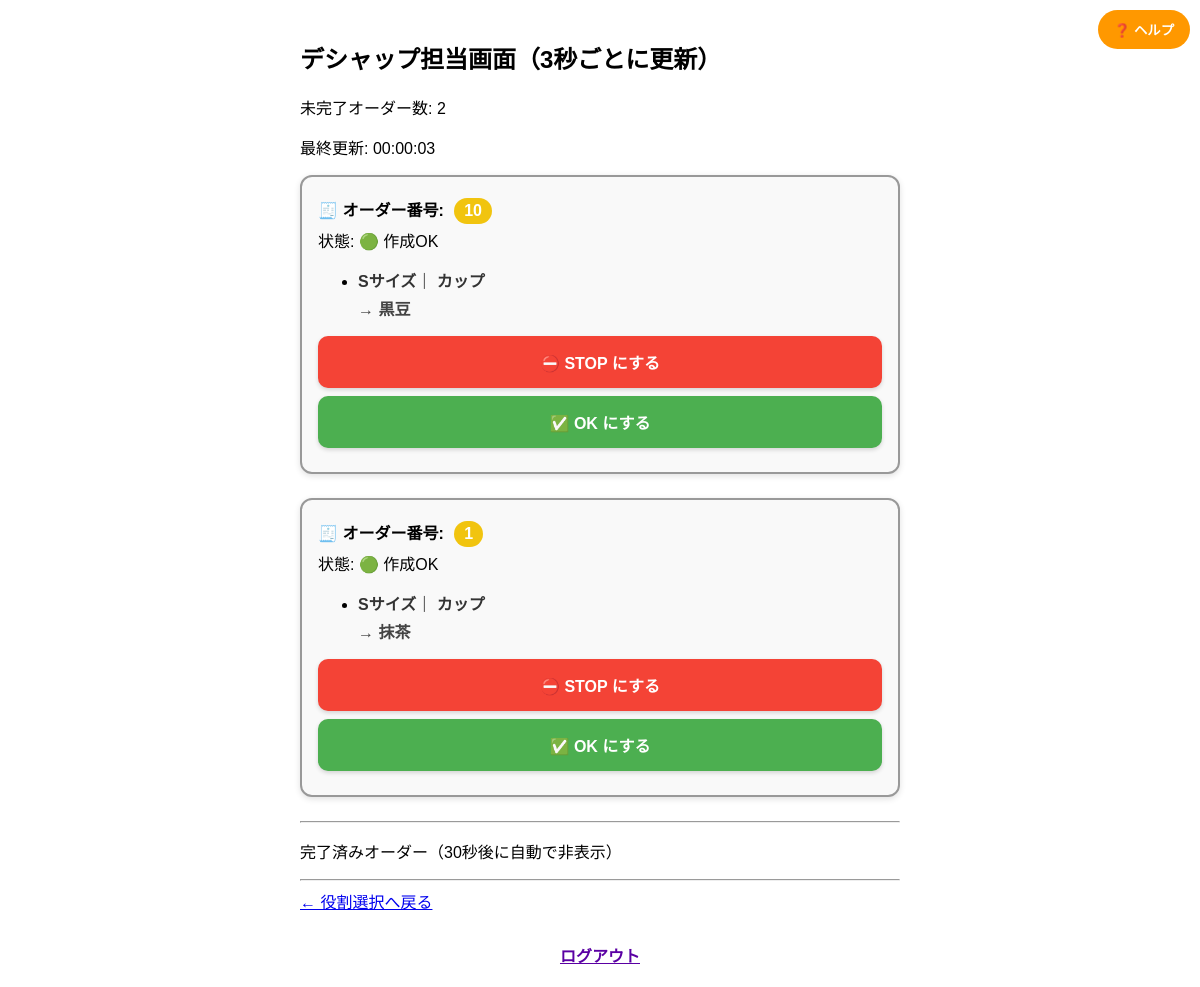
Before: /deshap/ with the older database file.
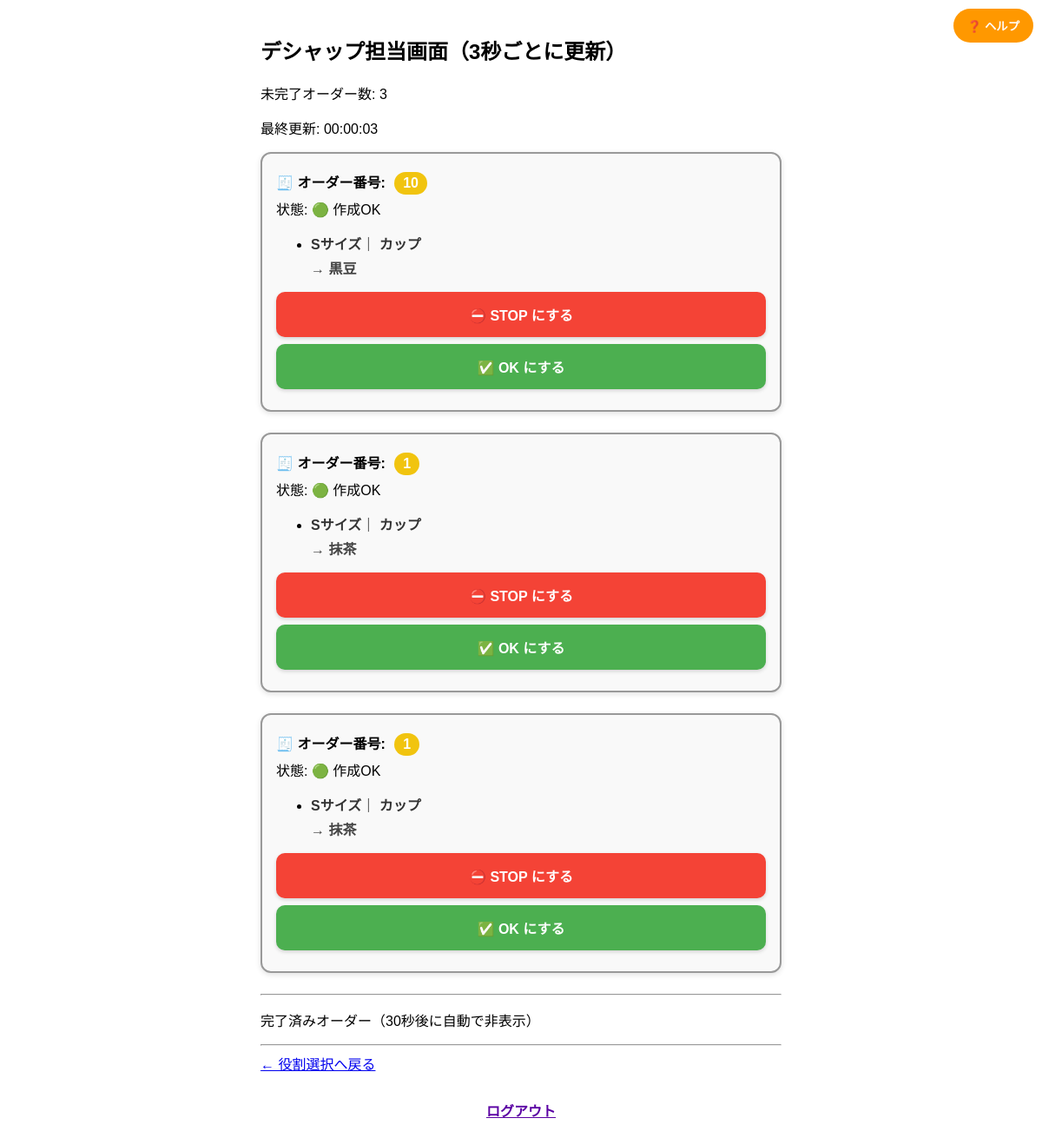
After: the same page with the newer database file.
### orders/models.py (models this page shows, shortened)
class Order(models.Model):
    group_id = models.CharField(max_length=20)
    size = models.CharField(max_length=2, choices=[('S', 'シングル'), ('W', 'ダブル')])
    container = models.CharField(max_length=10, choices=[('cup', 'カップ'), ('cone', 'コーン')])
    flavor1 = models.CharField(max_length=50, choices=FLAVOR_CHOICES)
    flavor2 = models.CharField(max_length=50, blank=True, null=True, choices=FLAVOR_CHOICES)
    is_completed = models.BooleanField(default=False)
    timestamp = models.DateTimeField(auto_now_add=True)
    status = models.CharField(max_length=10, choices=ORDER_STATUS_CHOICES, default='ok')
    clip_color = models.CharField(max_length=10, choices=CLIP_COLOR_CHOICES)
    clip_number = models.IntegerField()
    completed_at = models.DateTimeField(null=True, blank=True)
    is_auto_stopped = models.BooleanField(default=False)  # ← 自動STOPかどうか

### orders/views.py (the view)
# urls.py: path('deshap/', views.deshap_view, name='deshap'),
def deshap_view(request):
    now = localtime()
    all_orders = list(Order.objects.order_by('timestamp'))
    grouped_orders = {}
    for order in all_orders:
        grouped_orders.setdefault(order.group_id, []).append(order)
    active_orders = {}
    completed_orders = {}
    for group_id, orders in grouped_orders.items():
        sorted_orders = sorted(orders, key=lambda o: o.timestamp)
        if all(o.is_completed for o in sorted_orders):
            completed_times = [o.completed_at for o in sorted_orders if o.completed_at]
            if completed_times and now - max(completed_times) <= timedelta(seconds=30):
                completed_orders[group_id] = sorted_orders
        else:
            active_orders[group_id] = sorted_orders
    pending = Order.objects.filter(is_completed=False, status='hold')
    count = pending.values('group_id').distinct().count()
    target_groups = pending.values_list('group_id', flat=True).distinct()
    for group_id in target_groups:
        group_orders = Order.objects.filter(group_id=group_id)
        if group_orders.exists():
            new_status = 'ok' if count <= 3 else 'stop'
            group_orders.update(status=new_status)
    active_count = sum(
        1 for orders in active_orders.values()
        if any(not o.is_completed for o in orders)
    )
    newly_created_group_ids = []
    for group_id, orders in grouped_orders.items():
        if all(not o.is_completed for o in orders):  # 未完了のみ
            created_within_3s = any((timezone.now() - o.timestamp).total_seconds() < 3 for o in orders)
            if created_within_3s:
                newly_created_group_ids.append(group_id)
    context = {
        'grouped_orders': active_orders,
        'completed_orders': completed_orders,
        'now': now,
        'active_count': active_count,
        'newly_created_group_ids': newly_created_group_ids  # ✅ これを追加
    }
    return render(request, 'orders/deshap.html', {
        'grouped_orders': active_orders,
        'completed_orders': completed_orders,
        'now': now,
        'active_count': active_count,
    })

### orders/templates/orders/deshap.html (shortened to what this page needs)
{% load custom_filters %}
{% load static %}
<!DOCTYPE html>
<html lang="ja">
<head>
</head>
<body>
  <h2>デシャップ担当画面（3秒ごとに更新）</h2>
  <p>未完了オーダー数: {{ active_count }}</p>
  <p>最終更新: {{ now|time:"H:i:s" }}</p>
<button id="helpButton" onclick="openHelp()">❓ ヘルプ</button>
{% for group_id, orders in grouped_orders.items %}
<div class="order-card">
  <p class="clip-id">
    🧾 オーダー番号:
    <span class="clip-badge {{ orders.0.clip_color }}">
      {{ orders.0.clip_number }}
    </span>
  </p>
  <p class="status-line">
    状態:
    {% if orders.0.status == 'ok' %}
      🟢 作成OK
    {% elif orders.0.status == 'stop' %}
      🔴 STOP中{% if orders.0.is_auto_stopped %}（自動）{% endif %}
    {% endif %}
  </p>
  <ul>
    {% for order in orders %}
    <li>
      <span class="item-label">{{ order.size }}サイズ</span>｜
      <span class="item-label">
        {% if order.container == 'cup' %}カップ{% elif order.container == 'cone' %}コーン{% else %}{{ order.container }}{% endif %}
      </span><br>
      <span class="flavor-strong">→ {{ order.flavor1 }}{% if order.flavor2 %} ＋ {{ order.flavor2 }}{% endif %}</span>
    </li>
    {% endfor %}
  </ul>
  <form method="post" action="/update_status/{{ orders.0.group_id }}/stop/">
    <button type="submit" class="complete-button stop-button">⛔ STOP にする</button>
  </form>
  <form method="post" action="/update_status/{{ orders.0.group_id }}/ok/">
    <button type="submit" class="complete-button ok-button">✅ OK にする</button>
  </form>
</div>
{% endfor %}
  <hr>
  <p>完了済みオーダー（30秒後に自動で非表示）</p>
  <hr>
  <a href="/">← 役割選択へ戻る</a>
  <div class="logout-bottom">
    <a href="/logout/" style="font-weight: bold; color: #5a00a3;">ログアウト</a>
  </div>
</body>
</html>

### orders/templates/orders/deshap.html (style rules this page uses)
body { font-family: sans-serif; padding: 20px; max-width: 600px; margin: auto; }
.order-card { background: #f9f9f9 ; border: 2px solid #999 ; border-radius: 12px ; margin-bottom: 24px ; padding: 16px ; box-shadow: 0 2px 6px rgba(0, 0, 0, 0.12) ; }
.order-card p { margin: 4px 0; }
.complete-button { padding: 14px; font-size: 16px; width: 100%; border-radius: 10px; font-weight: bold; border: none; cursor: pointer; box-shadow: 0 2px 4px rgba(0,0,0,0.15); transition: background-color 0.2s, transform 0.1s; }
.stop-button { background-color: #f44336; color: #fff; }
.ok-button { background-color: #4CAF50; color: #fff; }
.complete-button:first-of-type { margin-bottom: 8px; }
.clip-id { font-weight: bold; margin-bottom: 8px; }
.clip-badge { display: inline-block; padding: 4px 10px; border-radius: 20px; color: white; font-weight: bold; margin-left: 6px; }
.clip-badge.yellow { background-color: #f1c40f; }
.item-label { font-weight: bold; color: #333; }
.flavor-strong { font-weight: bold; color: #444; display: inline-block; margin-top: 4px; }
#helpButton { position: fixed; top: 10px; right: 10px; background: #ff9800; color: white; border: none; border-radius: 20px; padding: 10px 16px; font-weight: bold; cursor: pointer; z-index: 999; }
.logout-bottom { text-align: center; margin-top: 30px; }

Changed rows visible on the page:
added Order: clip_number "1", status "🟢 作成OK", size "S", container "カップ", flavor1 "抹茶"
Other visible differences:
{{ active_count }}: "2" → "3"
